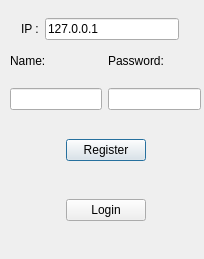
<?xml version="1.0" encoding="UTF-8"?>
<ui version="4.0">
 <class>LoginDialog</class>
 <widget class="QDialog" name="LoginDialog">
  <property name="geometry">
   <rect>
    <x>0</x>
    <y>0</y>
    <width>204</width>
    <height>259</height>
   </rect>
  </property>
  <property name="windowTitle">
   <string>Login</string>
  </property>
  <widget class="QWidget" name="gridLayoutWidget">
   <property name="geometry">
    <rect>
     <x>10</x>
     <y>50</y>
     <width>191</width>
     <height>71</height>
    </rect>
   </property>
   <layout class="QGridLayout" name="gridLayout">
    <item row="0" column="0">
     <widget class="QLabel" name="label_3">
      <property name="text">
       <string>Name:</string>
      </property>
     </widget>
    </item>
    <item row="0" column="1">
     <widget class="QLabel" name="label_4">
      <property name="text">
       <string>Password:</string>
      </property>
     </widget>
    </item>
    <item row="1" column="0" rowspan="2">
     <widget class="QLineEdit" name="Username"/>
    </item>
    <item row="1" column="1" rowspan="2">
     <widget class="QLineEdit" name="Password"/>
    </item>
   </layout>
  </widget>
  <widget class="QWidget" name="layoutWidget">
   <property name="geometry">
    <rect>
     <x>21</x>
     <y>18</y>
     <width>158</width>
     <height>22</height>
    </rect>
   </property>
   <layout class="QHBoxLayout" name="horizontalLayout_6">
    <property name="leftMargin">
     <number>0</number>
    </property>
    <property name="bottomMargin">
     <number>0</number>
    </property>
    <item>
     <widget class="QLabel" name="label_2">
      <property name="text">
       <string>IP :</string>
      </property>
     </widget>
    </item>
    <item>
     <widget class="QLineEdit" name="serverAddressEdit">
      <property name="inputMask">
       <string/>
      </property>
      <property name="text">
       <string>127.0.0.1</string>
      </property>
     </widget>
    </item>
   </layout>
  </widget>
  <widget class="QWidget" name="horizontalLayoutWidget">
   <property name="geometry">
    <rect>
     <x>10</x>
     <y>130</y>
     <width>191</width>
     <height>41</height>
    </rect>
   </property>
   <layout class="QHBoxLayout" name="horizontalLayout">
    <item>
     <spacer name="horizontalSpacer">
      <property name="orientation">
       <enum>Qt::Horizontal</enum>
      </property>
      <property name="sizeHint" stdset="0">
       <size>
        <width>40</width>
        <height>20</height>
       </size>
      </property>
     </spacer>
    </item>
    <item>
     <widget class="QPushButton" name="RegisterButton">
      <property name="text">
       <string>Register</string>
      </property>
     </widget>
    </item>
    <item>
     <spacer name="horizontalSpacer_2">
      <property name="orientation">
       <enum>Qt::Horizontal</enum>
      </property>
      <property name="sizeHint" stdset="0">
       <size>
        <width>40</width>
        <height>20</height>
       </size>
      </property>
     </spacer>
    </item>
   </layout>
  </widget>
  <widget class="QWidget" name="horizontalLayoutWidget_2">
   <property name="geometry">
    <rect>
     <x>10</x>
     <y>180</y>
     <width>191</width>
     <height>61</height>
    </rect>
   </property>
   <layout class="QHBoxLayout" name="horizontalLayout_2">
    <item>
     <spacer name="horizontalSpacer_3">
      <property name="orientation">
       <enum>Qt::Horizontal</enum>
      </property>
      <property name="sizeHint" stdset="0">
       <size>
        <width>40</width>
        <height>20</height>
       </size>
      </property>
     </spacer>
    </item>
    <item>
     <widget class="QPushButton" name="LoginButton">
      <property name="text">
       <string>Login</string>
      </property>
     </widget>
    </item>
    <item>
     <spacer name="horizontalSpacer_4">
      <property name="orientation">
       <enum>Qt::Horizontal</enum>
      </property>
      <property name="sizeHint" stdset="0">
       <size>
        <width>40</width>
        <height>20</height>
       </size>
      </property>
     </spacer>
    </item>
   </layout>
  </widget>
 </widget>
 <resources/>
 <connections/>
</ui>
